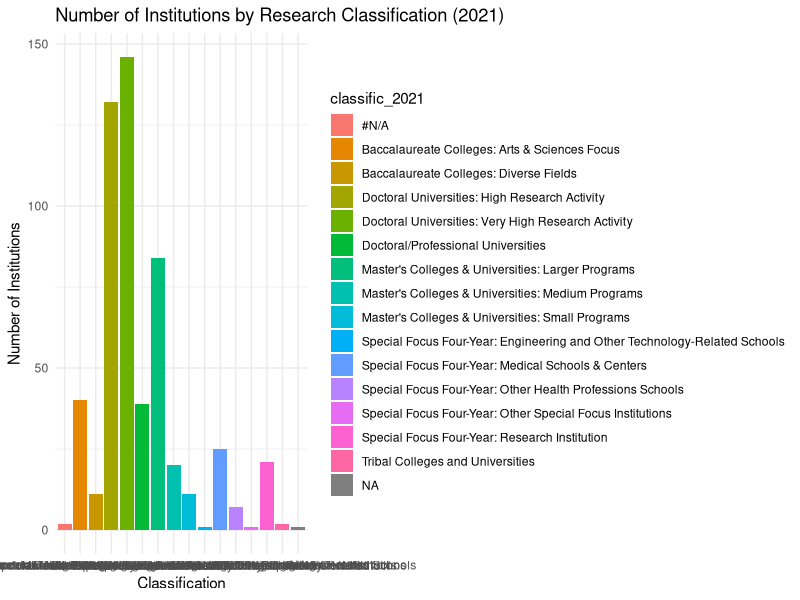
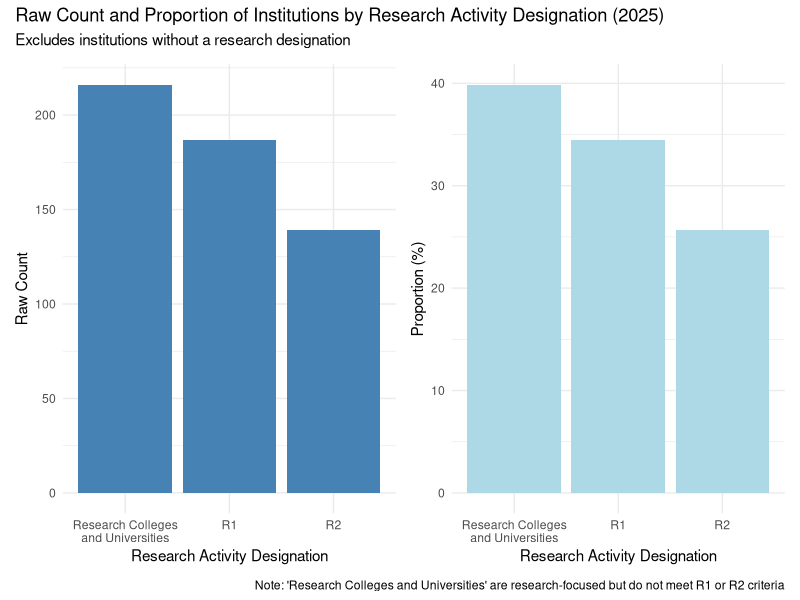
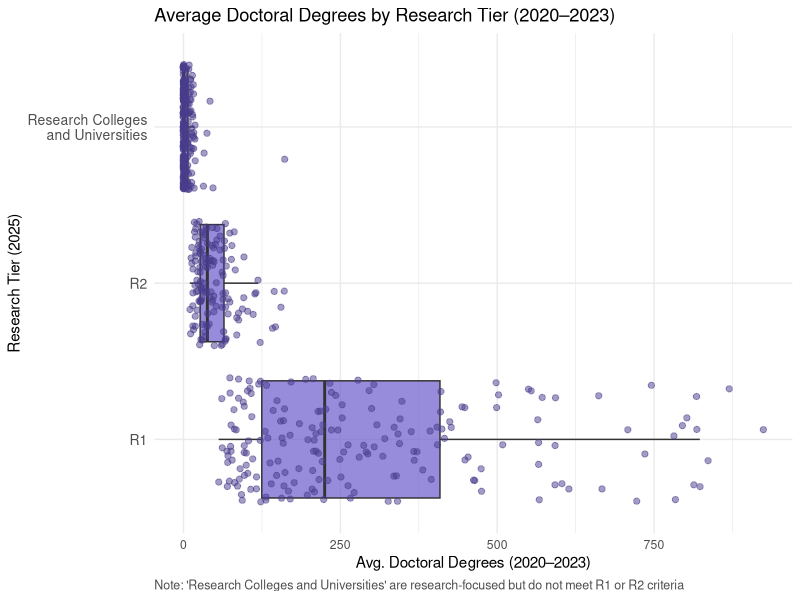

These figures' R source, in order:
## ---- chunk 1
#install.packages("patchwork")
## ---- chunk 2
library(tidyverse)
library(readr)
library(tidyr)
library(dplyr)
library(lubridate)  # for Datetime formatting
library(stringr)  # for extracting URL
library(patchwork)  # for putting multiple graphs on one fig
## ---- chunk 3
classification_stats <- read_csv("carnegie_classification_stats - CLEAN.csv")

spending_doctorate_awards <- read_csv("carnegie_spending_doctorate_awards - CLEAN.csv")
## ---- chunk 4
#head(classification_stats)
colnames(classification_stats)
summary(classification_stats)

head(spending_doctorate_awards)
colnames(spending_doctorate_awards)
summary(spending_doctorate_awards)
## ---- chunk 5
classification_df <- data.frame(classification_stats)
class(classification_df)

spending_df <- data.frame(spending_doctorate_awards)
class(spending_df)
## ---- chunk 6
# Confirming column names on what to join by
colnames(classification_df)
colnames(spending_df)
## ---- chunk 7
# Perform full join on 'unitid'
combined_df <- full_join(classification_df, spending_df, by = "unitid")

# Confirm join and notice duplicate column names
colnames(combined_df)
## ---- chunk 8
# Duplicate School Names (there are 12)
combined_df %>%
  filter(name.x != name.y) %>%
  select(unitid, name.x, name.y)

# Duplicate City Names (there is 1, 'Des Moines' and 'West Des Moines')
combined_df %>%
  filter(city.x != city.y ) %>%
  select(unitid, city.x, city.y)

# Duplicate State Names (there are no duplicates)
combined_df %>%
  filter(state.x != state.y) %>%
  select(unitid, state.x, state.y)

# Create a new dataframe for mismatched rows
mismatched <- combined_df %>%
  filter(name.x != name.y | city.x != city.y | state.x != state.y) %>%
  select(unitid, name.x, name.y, city.x, city.y, state.x, state.y)

# View the mismatched rows
print(mismatched)

## ---- chunk 9
# Function to replace NULL with NA

replace_null_with_na <- function(x) {
  if (is.list(x)) {
    # Apply recursively if it's a list (to handle nested data frames)
    return(lapply(x, replace_null_with_na))
  } else if (is.null(x)) {
    return(NA)  # Replace NULL with NA
  } else {
    return(x)  # Otherwise, return the value unchanged
  }
}

# Use it to apply to a data frame
combined_df_na <- combined_df %>%
  mutate(across(everything(), replace_null_with_na))

# View the result
summary(combined_df_na)
## ---- chunk 10
# Display a table of the count of missing values (NAs) per column
missing_data <- combined_df_na %>% 
  summarise(across(everything(), ~ sum(is.na(.)))) %>%
  gather(key = "column_name", value = "NAs")

print(missing_data)
## ---- chunk 11
combined_df_na %>%
  count(classific_2021) %>%
  ggplot(aes(x = classific_2021, y = n, fill = classific_2021)) +
  geom_bar(stat = "identity") +
  labs(title = "Number of Institutions by Research Classification (2021)",
       x = "Classification", y = "Number of Institutions") +
  theme_minimal()
## ---- chunk 12
library(ggplot2)
library(dplyr)
library(patchwork)

# Prepare the data and drop NA
plot_data <- combined_df_na %>%
  filter(!is.na(research_tier_2025)) %>%
  mutate(
    research_tier_2025 = factor(
      research_tier_2025,
      levels = c("Research Colleges and Universities",
                 "Research 1: Very High Research Spending and Doctorate Production", 
                 "Research 2: High Research Spending and Doctorate Production")
    )
  ) %>%
  count(research_tier_2025) %>%
  mutate(percentage = n / sum(n) * 100)  # Calculate percentage for pie chart

# Raw count bar plot
raw_count_plot <- ggplot(plot_data, aes(x = research_tier_2025, y = n)) +
  geom_bar(stat = "identity", fill = "steelblue") +
  labs(
    x = "Research Activity Designation",
    y = "Raw Count"
  ) +
  theme_minimal() +
  scale_x_discrete(labels = c(
    "Research Colleges and Universities" = "Research Colleges\nand Universities", 
    "Research 1: Very High Research Spending and Doctorate Production" = "R1", 
    "Research 2: High Research Spending and Doctorate Production" = "R2"
  ))

# Proportional bar plot (percentage)
proportional_plot <- ggplot(plot_data, aes(x = research_tier_2025, y = percentage)) +
  geom_bar(stat = "identity", fill = "lightblue") +
  labs(
    x = "Research Activity Designation",
    y = "Proportion (%)"
  ) +
  theme_minimal() +
  scale_x_discrete(labels = c(
    "Research Colleges and Universities" = "Research Colleges\nand Universities", 
    "Research 1: Very High Research Spending and Doctorate Production" = "R1", 
    "Research 2: High Research Spending and Doctorate Production" = "R2"
  ))

# Combine the two plots and add a single title, subtitle, and caption for the whole figure
combined_plot <- raw_count_plot + proportional_plot + 
  plot_layout(guides = 'collect') +
  plot_annotation(
    title = "Raw Count and Proportion of Institutions by Research Activity Designation (2025)",
    subtitle = "Excludes institutions without a research designation",
    caption = "Note: 'Research Colleges and Universities' are research-focused but do not meet R1 or R2 criteria"
  )

# Print the combined plot
combined_plot

## ---- chunk 13
# Clean data and relabel tiers
clean_df <- combined_df_na %>%
  filter(!is.na(avg_num_doc_degrees_2020_2023), !is.na(research_tier_2025)) %>%
  mutate(
    research_tier_2025 = recode(
      research_tier_2025,
      "Research 1: Very High Research Spending and Doctorate Production" = "R1",
      "Research 2: High Research Spending and Doctorate Production" = "R2",
      "Research Colleges and Universities" = "Research Colleges\nand Universities"
    )
  )

# Plot with horizontal box and whiskers
ggplot(clean_df, aes(x = avg_num_doc_degrees_2020_2023, y = research_tier_2025)) +
  geom_boxplot(fill = "slateblue", alpha = 0.7, outlier.shape = NA) +
  geom_jitter(color = "darkslateblue", alpha = 0.5, size = 1.8) +
  labs(
    title = "Average Doctoral Degrees by Research Tier (2020–2023)",
    x = "Avg. Doctoral Degrees (2020–2023)",
    y = "Research Tier (2025)",
    caption = "Note: 'Research Colleges and Universities' are research-focused but do not meet R1 or R2 criteria"
  ) +
  theme_minimal() +
  theme(
    plot.caption = element_text(hjust = 0, size = 9, color = "gray30"),
    axis.text.y = element_text(size = 10)
  )

